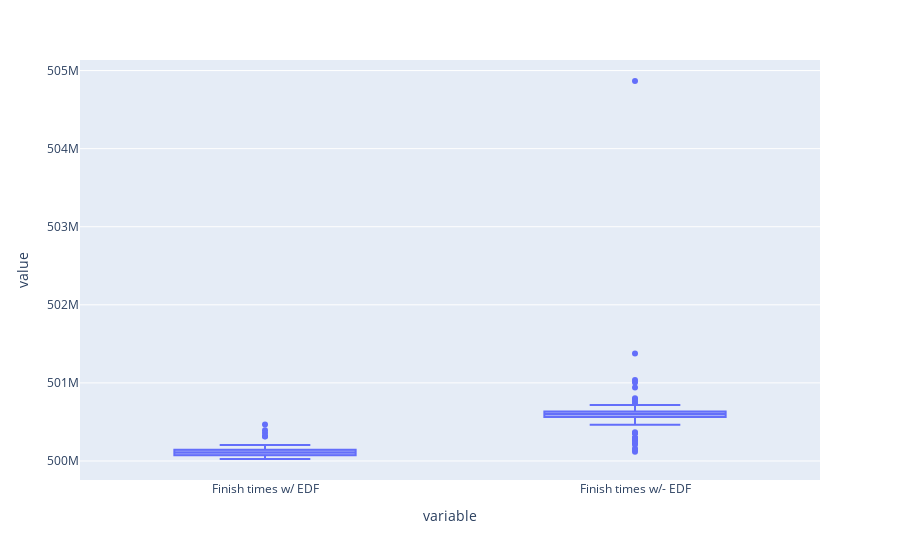

The notebook cell this image was saved under:
### Code cell
pd.options.plotting.backend = "plotly"
np.random.seed(1)

fig = finish_times.plot.box()
fig.show()

### Figure 1 — Plotly figure (JSON) as saved in the notebook; plotly's stock layout.template omitted (floating-point values rounded to 4 significant figures; data arrays with more than 128 entries replaced by an {"elided": "..."} marker saying what was removed)
{"data": [{"alignmentgroup": "True", "hovertemplate": "variable=%{x}<br>value=%{y}<extra></extra>", "legendgroup": "", "marker": {"color": "#636efa"}, "name": "", "notched": false, "offsetgroup": "", "orientation": "v", "showlegend": false, "type": "box", "x": {"elided": "200 str values"}, "x0": " ", "xaxis": "x", "y": {"elided": "200 int values"}, "y0": " ", "yaxis": "y"}], "layout": {"boxmode": "group", "legend": {"tracegroupgap": 0}, "margin": {"t": 60}, "xaxis": {"anchor": "y", "domain": [0, 1], "title": {"text": "variable"}}, "yaxis": {"anchor": "x", "domain": [0, 1], "title": {"text": "value"}}}}
